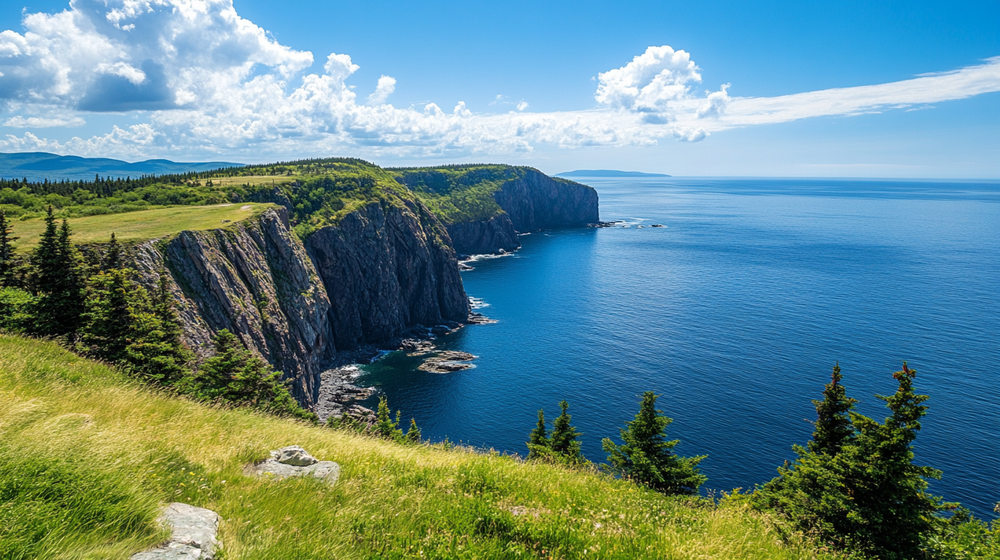
#> input picture Processor-Video/source/beach.png, 1000 x 560 px, shrunk from 1456 x 816 before the run; its folder holds only this picture in this run
$ python -i negative.py   (imports and definitions only)
#> lines starting #> are read from the running program, lines starting #| are printed output that depends on the picture
### Processor-Video/logger.py
# logger.py
import datetime


def log(message):
    """
    Log a message with a timestamp.
    :param message:
    :return:
    """
    timestamp = datetime.datetime.now().strftime('%Y-%m-%d %I:%M:%S %p')
    print(f'{timestamp} {message}')

### Processor-Video/negative.py
# negative.py
import re
import numpy as np
import os
import glob
from PIL import Image, ImageOps, UnidentifiedImageError
from logger import log


# [10 lines left out: function hex_to_rgb, not called in this run]


def create_negative(image_path):
    """
    Create a negative image from the given image path.
    :param image_path:
    :return:
    """
#> called with image_path = 'source/beach.png'
    try:
        log(f"Creating negative for image: '{image_path}'")
        img = Image.open(image_path)
#> img is the input picture: PIL image 1000x560 RGB; mean R, G, B 98.6, 136.2, 138
        img.load()
        img_rgb = img.convert('RGB')
        inverted_rgb = ImageOps.invert(img_rgb)
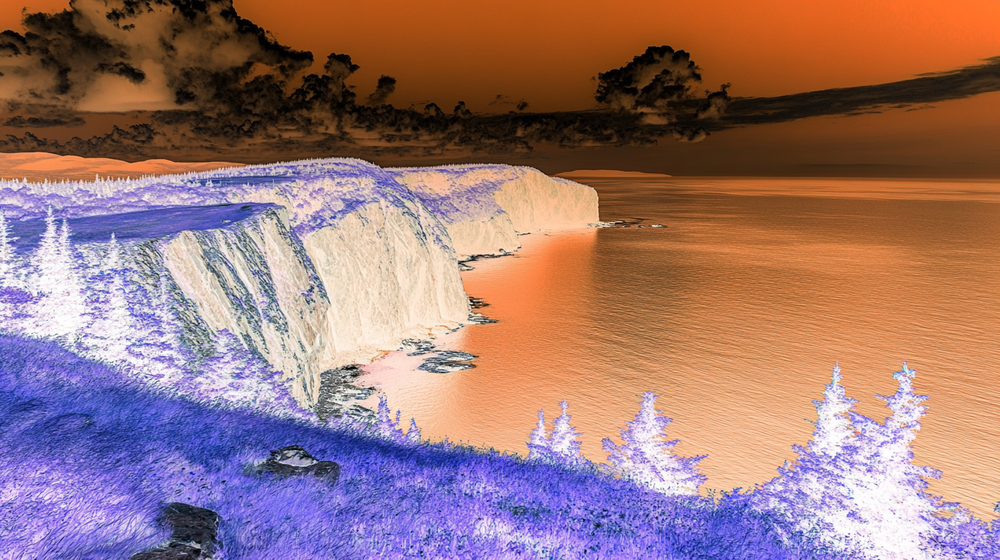
#> inverted_rgb: PIL image 1000x560 RGB; mean R, G, B 156.4, 118.8, 117
        alpha_channel = img.convert('L')
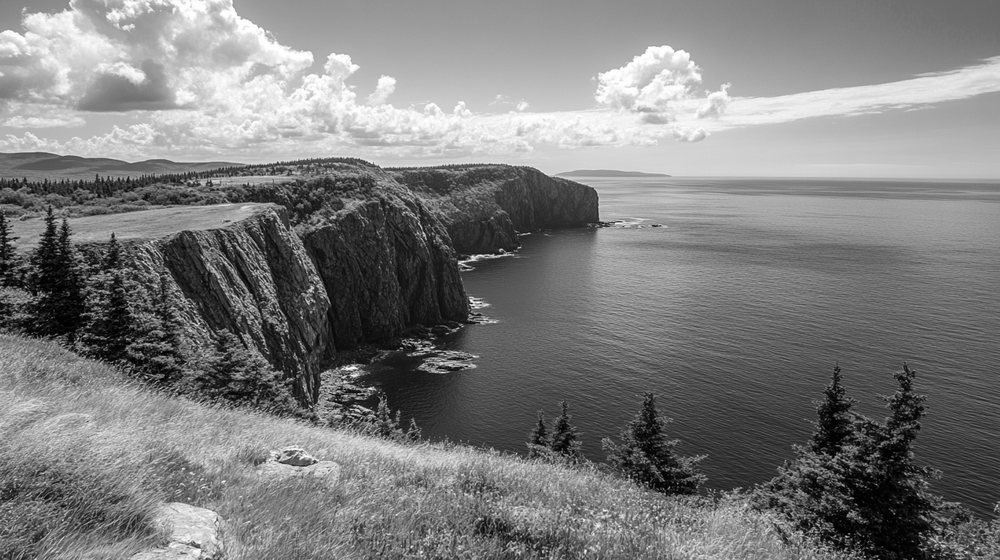
#> alpha_channel: PIL image 1000x560 L; min 0, max 255, mean 125.2
        negative_rgba = inverted_rgb.convert('RGBA')
        negative_rgba.putalpha(alpha_channel)
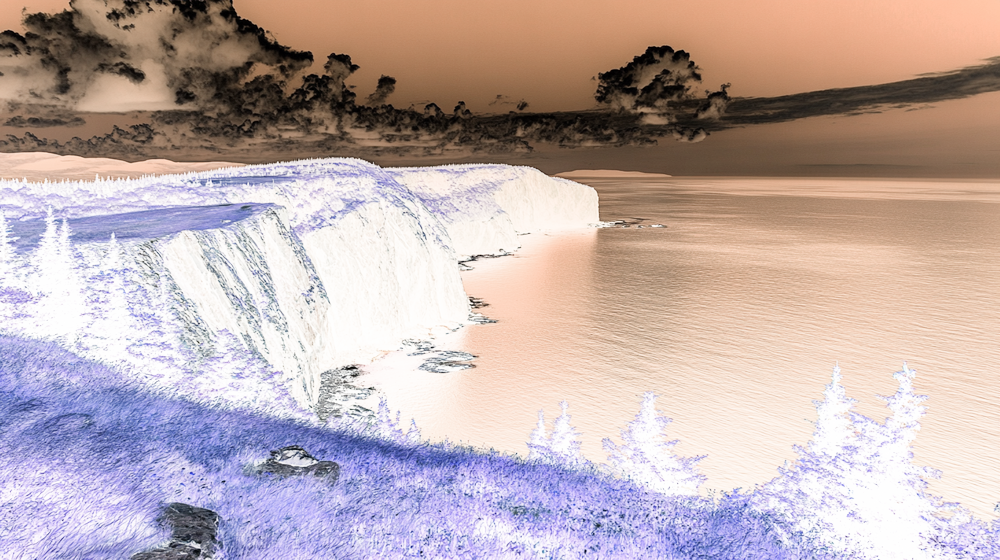
#> negative_rgba: PIL image 1000x560 RGBA; mean R, G, B, A 156.4, 118.8, 117, 125.2; transparent parts drawn white
        return negative_rgba
    except FileNotFoundError:
        print(f"Error: File not found: '{image_path}'")
    except UnidentifiedImageError:
        print(f"Error: Unrecognized image format: '{image_path}'")
    except Exception as e:
        print(f"Error during negative creation: {e}")
    return None


# [98 lines left out: functions apply_light, save_image, process, not called in this run]

>>> result = create_negative('source/beach.png')

$ run again, on Processor-Video/source/weatherman_on_green.png
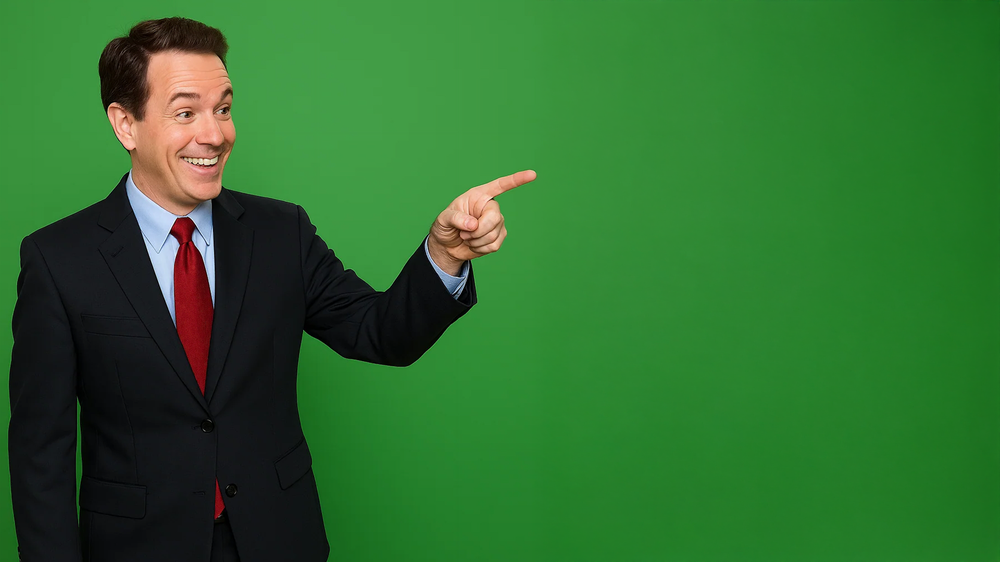
#> input picture Processor-Video/source/weatherman_on_green.png, 1000 x 562 px, shrunk from 1920 x 1080 before the run
#> in create_negative, img is the input picture: PIL image 1000x562 RGBA; mean R, G, B, A 46.6, 110.2, 46.8, 255
#> in create_negative, `alpha_channel = img.convert('L')`:
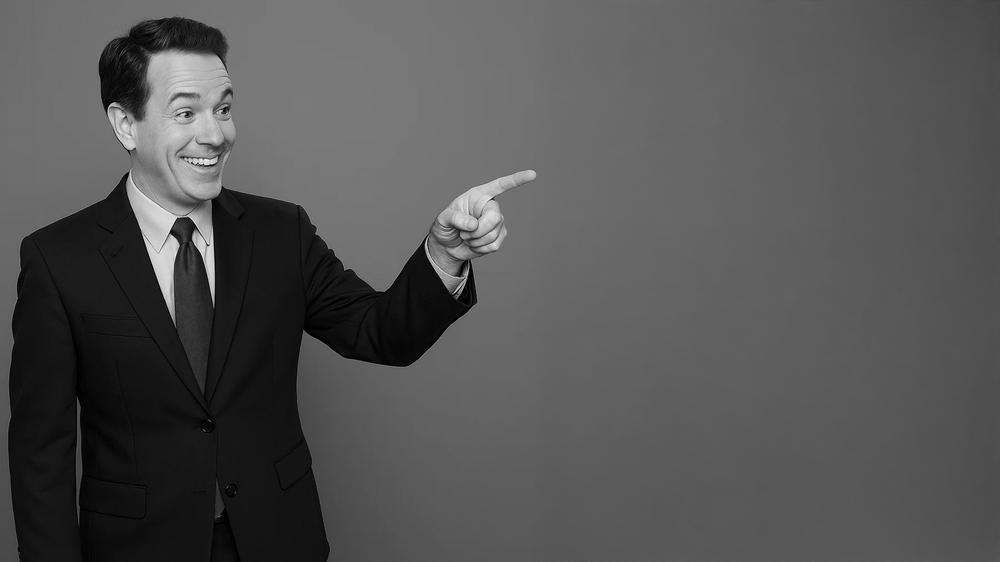
#> alpha_channel: PIL image 1000x562 L; min 0, max 244, mean 84
#> in create_negative, `negative_rgba.putalpha(alpha_channel)`:
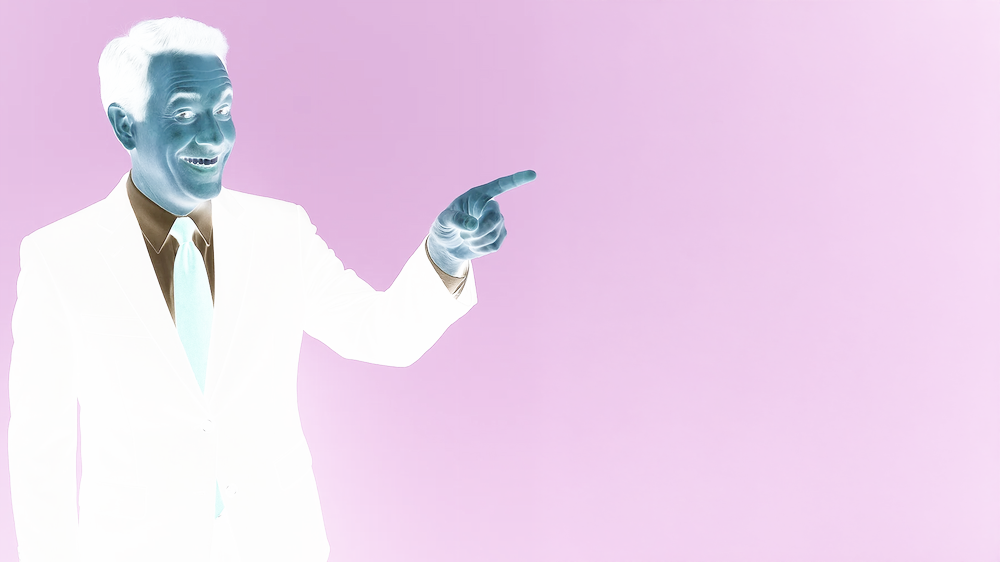
#> negative_rgba: PIL image 1000x562 RGBA; mean R, G, B, A 208.4, 144.8, 208.2, 84; transparent parts drawn white
